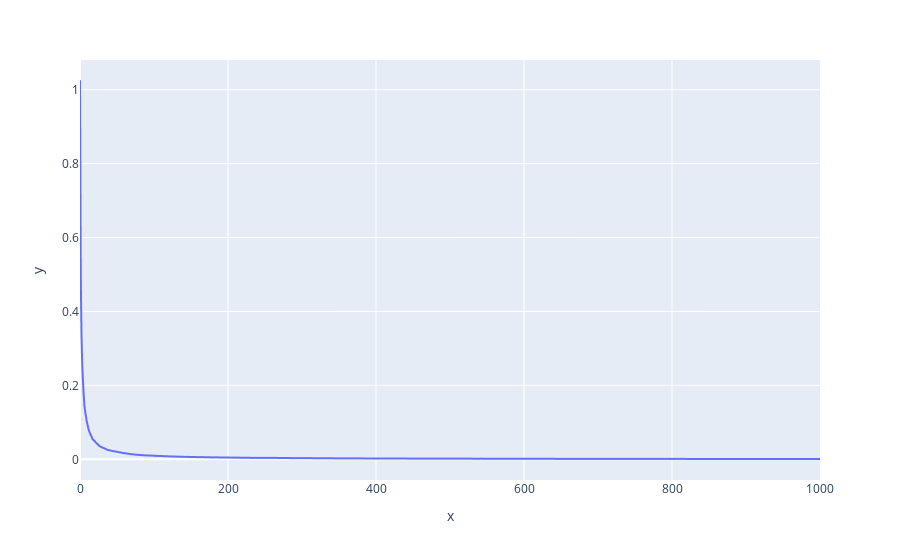

The notebook cell this image was saved under:
### Code cell
data_kalman = np.array([kalman(10, 1, 1000) for _ in range(1000)])
ex.line(x=range(1001), y=data_kalman.var(axis=0))

### Figure 1 — Plotly figure (JSON) as saved in the notebook; plotly's stock layout.template omitted (floating-point values rounded to 4 significant figures; data arrays with more than 128 entries replaced by an {"elided": "..."} marker saying what was removed)
{"data": [{"hovertemplate": "x=%{x}<br>y=%{y}<extra></extra>", "legendgroup": "", "line": {"color": "#636efa", "dash": "solid"}, "marker": {"symbol": "circle"}, "mode": "lines", "name": "", "showlegend": false, "type": "scattergl", "x": {"elided": "1001 int values"}, "xaxis": "x", "y": {"elided": "1001 float values"}, "yaxis": "y"}], "layout": {"autosize": true, "legend": {"tracegroupgap": 0}, "margin": {"t": 60}, "xaxis": {"anchor": "y", "autorange": true, "domain": [0, 1], "range": [0, 1000], "title": {"text": "x"}, "type": "linear"}, "yaxis": {"anchor": "x", "autorange": true, "domain": [0, 1], "range": [-0.0559, 1.08], "title": {"text": "y"}, "type": "linear"}}}
